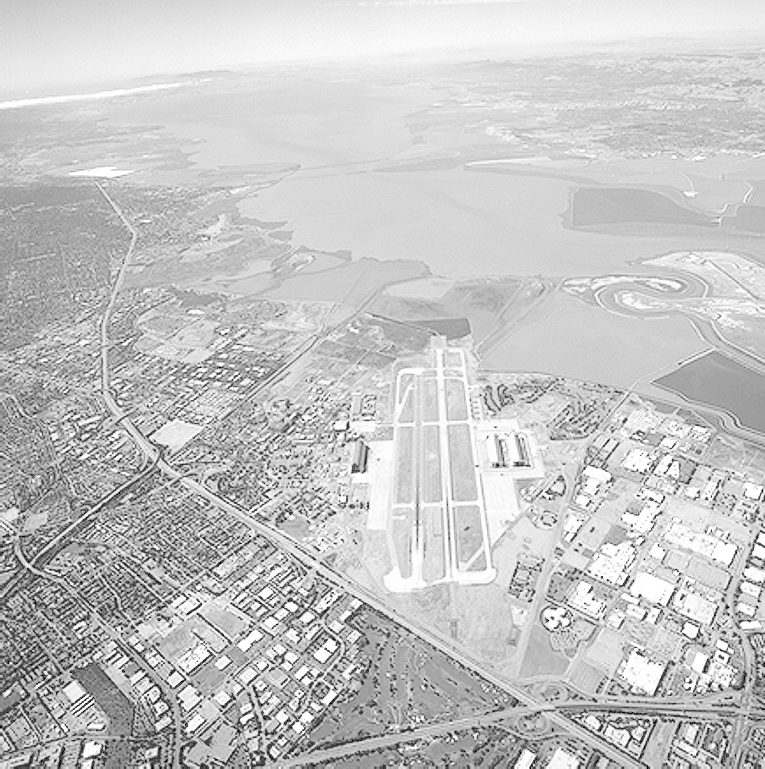
#> input picture src/sanbay.tif, 765 x 769 px
$ python sosanh.py
#> lines starting #> are read from the running program, lines starting #| are printed output that depends on the picture
import cv2
import numpy as np
import matplotlib.pyplot as plt

plt.rcParams['figure.figsize'] = [6,4]
# Đọc ảnh từ đường dẫn
img_org = cv2.imread('sanbay.tif')
#> img_org is the input picture: shape (769, 765, 3); min 0, max 255, mean 197.1
# Chỉnh kích thước ảnh
def rescale(frame, scale=0.5):
#> called with scale = 0.5
    width = int(frame.shape[1] * scale)
#> width = 382
    height = int(frame.shape[0] * scale)
#> height = 384
    return cv2.resize (frame,(width,height),interpolation=cv2.INTER_AREA)
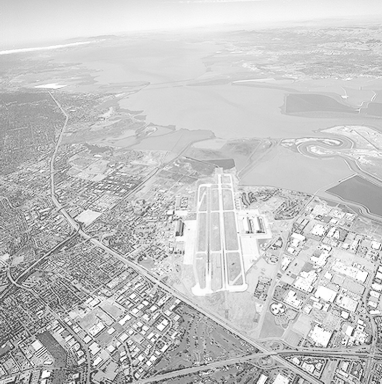
#> returned value: shape (384, 382, 3); min 24, max 255, mean 197.1
img = rescale(img_org)

img_gray = cv2.cvtColor(img, cv2.COLOR_BGR2GRAY)
cv2.imshow('anh goc', img_gray)
hist = cv2.calcHist([img],[0],None,[256],[0,256])
#> hist = 256 values, max 3221 at index 216, min 0 at index 0, mean 573

img_equalize = cv2.equalizeHist(img_gray)
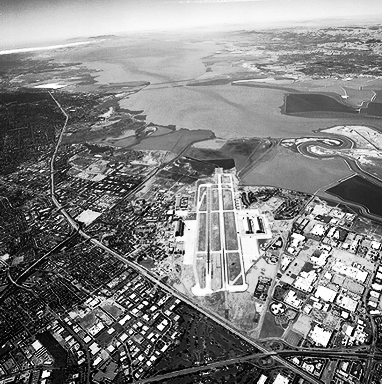
#> img_equalize: shape (384, 382); min 0, max 255, mean 128.8
cv2.imshow('anh cb Histogram', img_equalize)
hist_equalize = cv2.calcHist([img_equalize],[0],None,[256],[0,256])
#> hist_equalize = 256 values, max 3221 at index 176, min 0 at index 38, mean 573

plot1 = plt.figure(1)
plt.title('Histogram Anh goc')
plt.plot(hist)

plot1 = plt.figure(2)
plt.title('Histogram Anh sau CB')
plt.plot(hist_equalize)

plt.show()
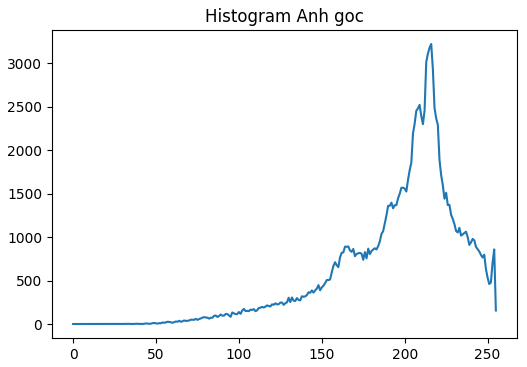
#> figure drawn by matplotlib, 1 panel; curve peaks at x = 216, y = 3221
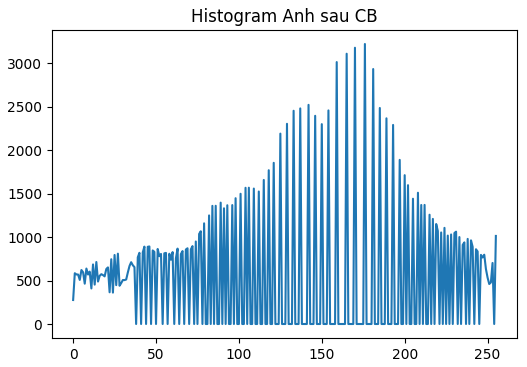
#> figure drawn by matplotlib, 1 panel; curve peaks at x = 176, y = 3221
